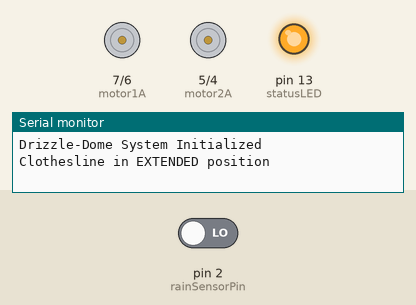
This sketch was run on a simulated Arduino Uno, built with avr-gcc and run on an emulated ATmega328P. On the bench: motor-driver pin pairs drawn as motors (green arrow = first pin HIGH = forward, orange = second pin HIGH = backward, longer = more drive, scaled by the enable pin), output pins drawn as LEDs (lit = HIGH), the last lines printed to the serial monitor. The test bench sets the inputs (shaded band); at power-on: pin 2 (rainSensorPin) LOW.

Above: at 1.2 s.
1.3 s: pin 2 (rainSensorPin) driven HIGH
At 1.51 s:
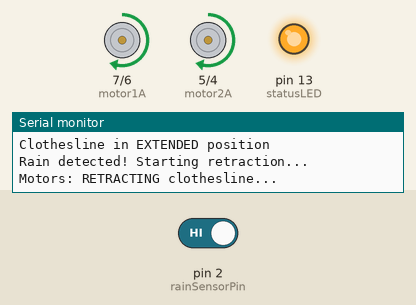
At 7.2 s:
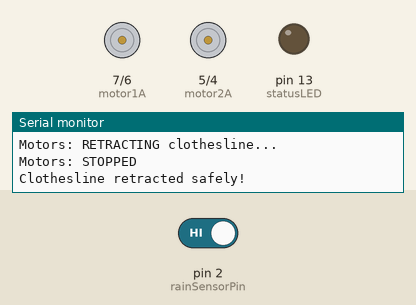
Timing chart, 0 to 8.7 s (numbered marks = the images above; inputs shaded):
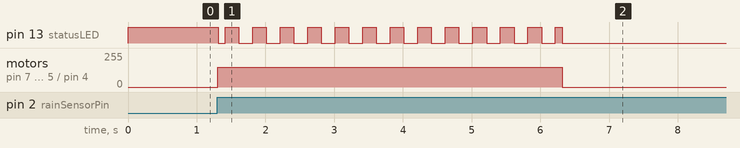

The sketch:

drizzle_dome_main.ino.ino
```cpp
/*
  This sketch controls an automated clothesline retraction system using an Arduino Uno.
*/

// --- Pin Definitions ---
// L298D Motor Driver connections - both motors work together
const int motor1A = 7;        // IN1 on L298D - Motor 1 Direction Pin 1
const int motor1B = 6;        // IN2 on L298D - Motor 1 Direction Pin 2
const int motor1Enable = 9;   // ENA on L298D - Motor 1 Speed (PWM)

const int motor2A = 5;        // IN3 on L298D - Motor 2 Direction Pin 1
const int motor2B = 4;        // IN4 on L298D - Motor 2 Direction Pin 2
const int motor2Enable = 10;  // ENB on L298D - Motor 2 Speed (PWM)

const int rainSensorPin = 2;  // Digital pin for rain sensor
const int statusLED = 13;     // Built-in LED for status indication

// --- System Variables ---
unsigned long retractionDelay = 10000;  // Wait 10s after rain stops before extending
unsigned long motorRunTime = 5000;      // Time needed for full retraction/extension
unsigned long lastRainTime = 0;         // Last time rain was detected
unsigned long motorStartTime = 0;       // When motors started running
unsigned long extensionRunTime = 0;     // How long motors actually extended before rain interrupted
bool isRetracted = false;               // Current clothesline state
bool motorsRunning = false;             // Are motors currently active?

// System states
enum SystemState {
  EXTENDED,     // Clothesline is out and ready
  RETRACTING,   // Motors pulling clothesline in
  RETRACTED,    // Clothesline is safely inside
  EXTENDING     // Motors pushing clothesline out
};

SystemState currentState = EXTENDED;

void setup() {
  // Configure motor driver pins
  pinMode(motor1A, OUTPUT);
  pinMode(motor1B, OUTPUT);
  pinMode(motor1Enable, OUTPUT);
  pinMode(motor2A, OUTPUT);
  pinMode(motor2B, OUTPUT);
  pinMode(motor2Enable, OUTPUT);

  // Configure sensor and status pins
  pinMode(rainSensorPin, INPUT);
  pinMode(statusLED, OUTPUT);

  // Set motor speeds to 150 for quieter operation (~59% speed)
  analogWrite(motor1Enable, 150);
  analogWrite(motor2Enable, 150);

  // Ensure motors start stopped
  stopMotors();

  Serial.begin(9600);
  Serial.println("Drizzle-Dome System Initialized ");
  Serial.println("Clothesline in EXTENDED position");

  digitalWrite(statusLED, HIGH); // LED on = extended
}

void loop() {
  // Read rain sensor
  int rainStatus = digitalRead(rainSensorPin);
  bool rainDetected = (rainStatus == HIGH);

  // Update last rain time if rain is detected
  if (rainDetected) {
    lastRainTime = millis(); //The millis() function returns the number of milliseconds that have elapsed since the board began running the current program.
  }// It acts as a non-blocking timer

  // Main state machine - NON-BLOCKING
  switch (currentState) {
    case EXTENDED:
      handleExtendedState(rainDetected);
      break;

    case RETRACTING:
      handleRetractingState(rainDetected);
      break;

    case RETRACTED:
      handleRetractedState(rainDetected);
      break;

    case EXTENDING:
      handleExtendingState(rainDetected);
      break;
  }

  // Update status LED
  updateStatusLED();

  // Small delay for stability
  delay(100);
}

// Handle EXTENDED state - waiting for rain
void handleExtendedState(bool rainDetected) {
  if (rainDetected) {
    Serial.println("Rain detected! Starting retraction...");
    startRetractionMotors();
    currentState = RETRACTING;
    motorStartTime = millis();
    isRetracted = false;
  }
}

// Handle RETRACTING state - motors pulling clothesline in
void handleRetractingState(bool rainDetected) {
  // Use adaptive runtime if coming from emergency extension cancel
  unsigned long targetRunTime = (extensionRunTime > 0) ? extensionRunTime : motorRunTime;

  if (millis() - motorStartTime >= targetRunTime) {
    stopMotors();
    currentState = RETRACTED;
    isRetracted = true;
    extensionRunTime = 0;  // reset for next cycle
    Serial.println("Clothesline retracted safely!");
  }
}

// Handle RETRACTED state - waiting for rain to stop
void handleRetractedState(bool rainDetected) {
  // Only extend if no rain for the specified delay period
  if (!rainDetected && (millis() - lastRainTime >= retractionDelay)) {
    Serial.println("No rain detected for safe period. Starting extension...");
    startExtensionMotors();
    currentState = EXTENDING;
    motorStartTime = millis();
  }
}

// Handle EXTENDING state - motors pushing clothesline out
void handleExtendingState(bool rainDetected) {
  if (rainDetected) {
    // Calculate how long extension had run
    extensionRunTime = millis() - motorStartTime;

    Serial.print("EMERGENCY: Rain detected! Reversing for ");
    Serial.print(extensionRunTime);
    Serial.println(" ms");

    startRetractionMotors();
    currentState = RETRACTING;
    motorStartTime = millis();  // reset timer
    return;
  }

  // Normal case: full extension complete
  if (millis() - motorStartTime >= motorRunTime) {
    stopMotors();
    currentState = EXTENDED;
    isRetracted = false;
    Serial.println("Clothesline fully extended and ready for use!");
  }
}

// Start both motors in RETRACTION direction (both motors pull together)
void startRetractionMotors() {
  // Both motors rotate in same direction to retract clothesline
  digitalWrite(motor1A, HIGH);
  digitalWrite(motor1B, LOW);
  digitalWrite(motor2A, HIGH);
  digitalWrite(motor2B, LOW);
  motorsRunning = true;
  Serial.println("Motors: RETRACTING clothesline...");
}

// Start both motors in EXTENSION direction (both motors push together)
void startExtensionMotors() {
  // Both motors rotate in opposite direction to extend clothesline
  digitalWrite(motor1A, LOW);
  digitalWrite(motor1B, HIGH);
  digitalWrite(motor2A, LOW);
  digitalWrite(motor2B, HIGH);
  motorsRunning = true;
  Serial.println("Motors: EXTENDING clothesline...");
}

// Stop all motors
void stopMotors() {
  digitalWrite(motor1A, LOW);
  digitalWrite(motor1B, LOW);
  digitalWrite(motor2A, LOW);
  digitalWrite(motor2B, LOW);
  motorsRunning = false;
  Serial.println("Motors: STOPPED");
}

// Update status LED based on current state
void updateStatusLED() {
  switch (currentState) {
    case EXTENDED:
      digitalWrite(statusLED, HIGH);  // Solid ON when ready
      break;
    case RETRACTED:
      digitalWrite(statusLED, LOW);   // OFF when retracted
      break;
    case RETRACTING:
    case EXTENDING:
      // Blink rapidly during motor operation
      digitalWrite(statusLED, (millis() / 200) % 2);
      break;
  }
}
```

Measured:
- after the input at 1.3 s, pin 13 (statusLED): goes LOW 0.10 s, 12 × (HIGH 0.20 s, LOW 0.20 s), HIGH 0.10 s, then LOW, starting at once; motor on pin 7 (motor1A) / pin 6 (motor1B), motor on pin 5 (motor2A) / pin 4 (motor2B): stopped → forward 150/255 at once, → stopped 5.0 s later
